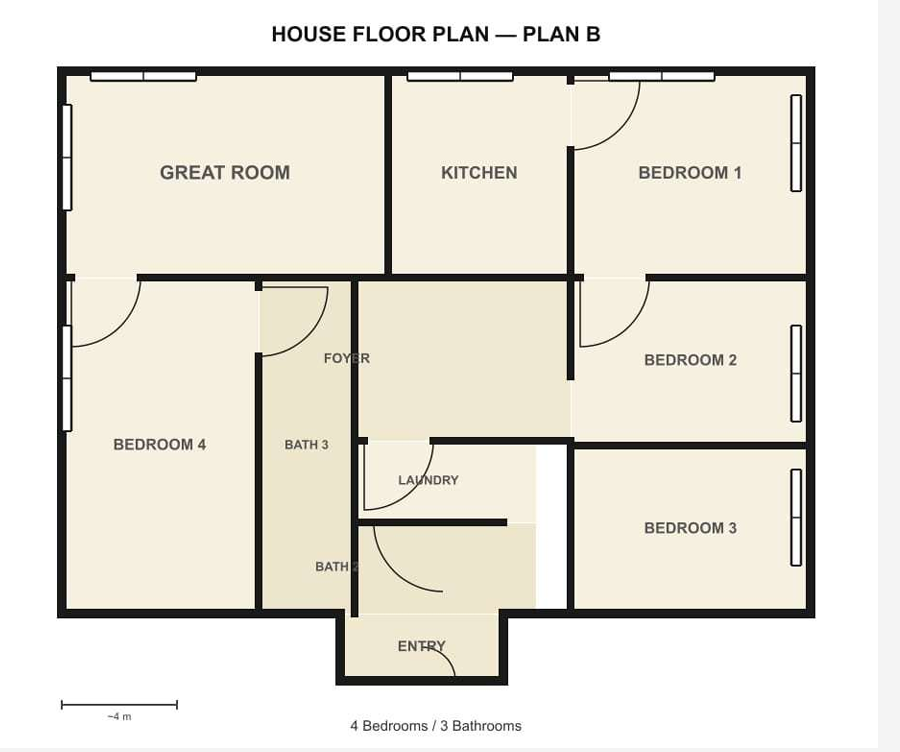
#> input picture floorTo3dVer2/floorTo3d/plan_b.png, 900 x 752 px
$ python -i Feature_Extractor.py   (imports and definitions only)
#> lines starting #> are read from the running program, lines starting #| are printed output that depends on the picture; after the words box and inside, x2 and y2 are one past the last pixel; in counts of white or black regions, pixels touching at a corner belong together
#Extracts walls, rooms, and openings from floor plan images using OpenCV.
#Generates raw data for graph construction and visualization.
# Focuses on robust feature detection while minimizing noise from text and scale bars.


import cv2
import numpy as np

def extract_features(image_path):
#> called with image_path = 'plan_b.png'
    src = cv2.imread(image_path)
#> src is the input picture: shape (752, 900, 3); mean B, G, R 217.7, 227.5, 230.8
    gray = cv2.cvtColor(src, cv2.COLOR_BGR2GRAY)
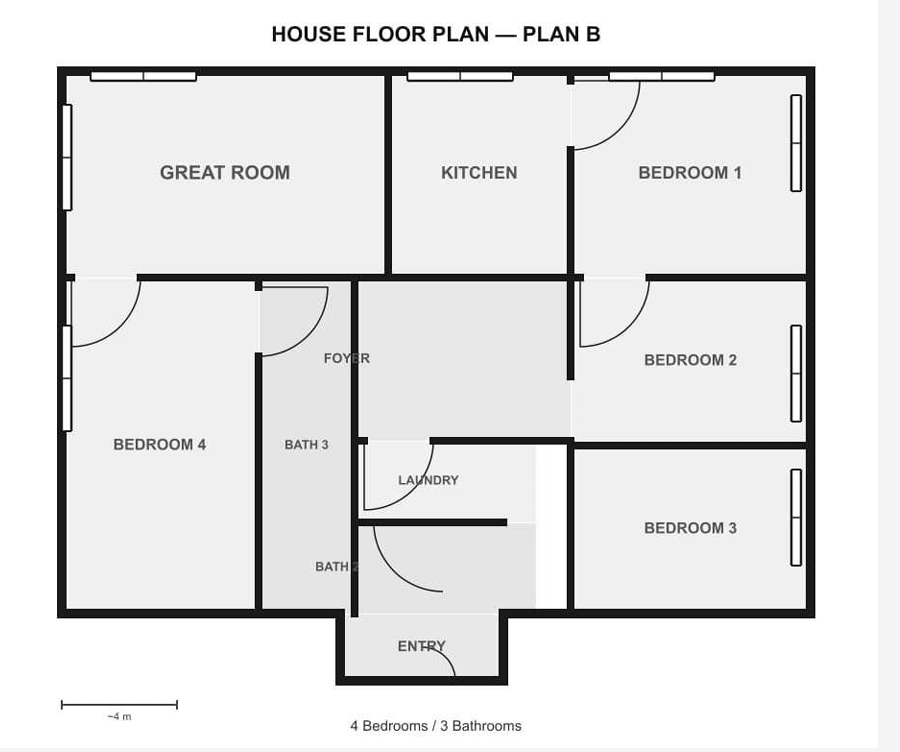
#> gray: shape (752, 900); min 0, max 255, mean 227.3

    # 1. Threshold to isolate black ink
    _, thresh = cv2.threshold(gray, 200, 255, cv2.THRESH_BINARY_INV)
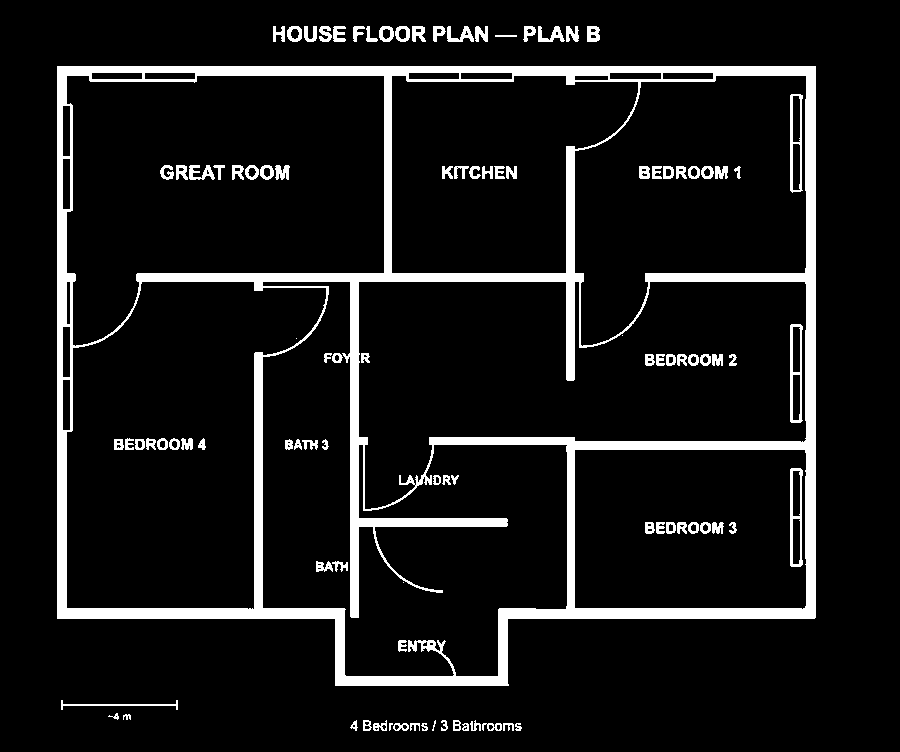
#> thresh: shape (752, 900); 9.1% white; 102 white regions (5 under 20 px), largest, box (x1, y1, x2, y2) and area: (57, 66, 816, 686) 51286, (790, 468, 803, 567) 574, (790, 324, 803, 423) 566

    # 2. Noise removal (preserve long lines, erase text/scale bar)
    kernel = np.ones((3,3), np.uint8)  # smaller kernel to keep thin walls
    clean_walls = cv2.morphologyEx(thresh, cv2.MORPH_OPEN, kernel, iterations=1)
#> clean_walls: shape (752, 900); 8.4% white; 134 white regions (39 under 20 px), largest, box (x1, y1, x2, y2) and area: (57, 66, 816, 686) 48770, (790, 468, 803, 567) 409, (790, 324, 803, 423) 401

    # 3. Bridge gaps (connect walls across doorways)
    bridge_kernel = np.ones((3,3), np.uint8)  # smaller closing kernel
    connected_structure = cv2.morphologyEx(clean_walls, cv2.MORPH_CLOSE, bridge_kernel)
#> connected_structure: shape (752, 900); 8.6% white; 63 white regions (18 under 20 px), largest, box (x1, y1, x2, y2) and area: (57, 66, 816, 686) 48920, (639, 166, 728, 179) 790, (273, 26, 345, 42) 753

    # ---------------- WALL DETECTION ----------------
    wall_rects = []

    # Split into horizontal and vertical components
    horiz_kernel = np.ones((1, 25), np.uint8)
    horiz_walls = cv2.morphologyEx(connected_structure, cv2.MORPH_OPEN, horiz_kernel)
#> horiz_walls: shape (752, 900); 3.9% white; 15 white regions, largest, box (x1, y1, x2, y2) and area: (57, 66, 816, 76) 6663, (136, 273, 584, 282) 4030, (498, 608, 816, 619) 3466

    vert_kernel = np.ones((25, 1), np.uint8)
    vert_walls = cv2.morphologyEx(connected_structure, cv2.MORPH_OPEN, vert_kernel)
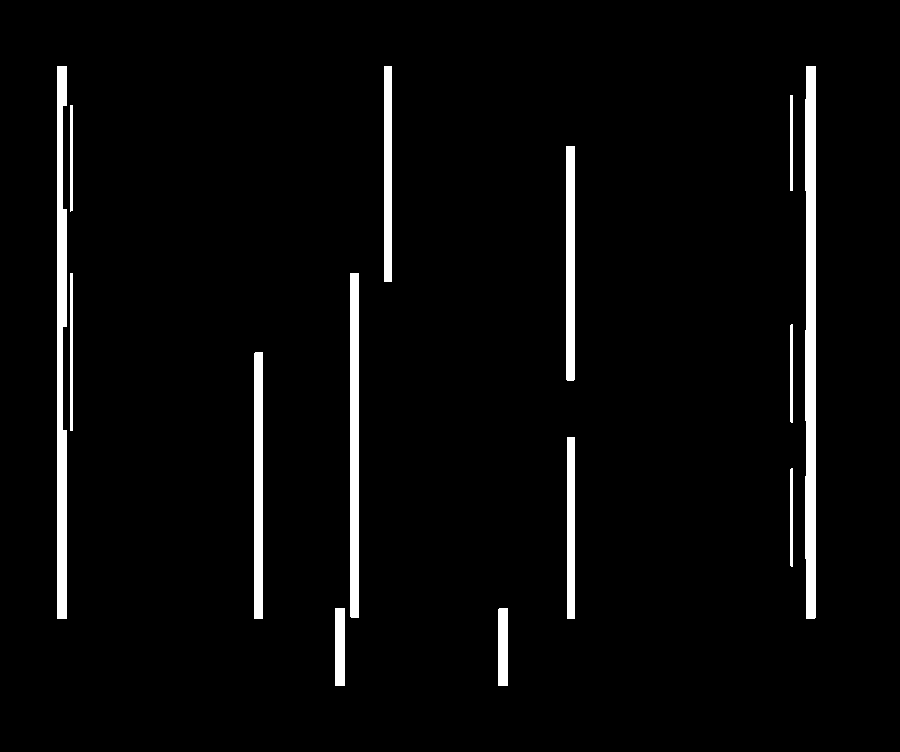
#> vert_walls: shape (752, 900); 3.6% white; 14 white regions

    # Find contours for horizontal and vertical walls individually
    horiz_cnts, _ = cv2.findContours(horiz_walls, cv2.RETR_EXTERNAL, cv2.CHAIN_APPROX_SIMPLE)
#> horiz_cnts = 15 contours, 1 with area under 20; largest, box (x1, y1, x2, y2) and area: (57, 66, 816, 76) 5889, (136, 273, 584, 282) 3575, (498, 608, 816, 619) 3139, (429, 437, 816, 450) 2970, (57, 608, 345, 619) 2864
    vert_cnts, _ = cv2.findContours(vert_walls, cv2.RETR_EXTERNAL, cv2.CHAIN_APPROX_SIMPLE)
#> vert_cnts = 14 contours; largest, box (x1, y1, x2, y2) and area: (805, 66, 816, 619) 5234, (57, 66, 67, 619) 4138, (350, 273, 359, 618) 2752, (254, 352, 263, 619) 2128, (566, 146, 575, 381) 1871

    for cnt in horiz_cnts:
        if cv2.contourArea(cnt) > 30:  # lowered threshold to catch thin walls
            rect = cv2.minAreaRect(cnt)
            box = cv2.boxPoints(rect)
            wall_rects.append(np.array(box, dtype=int).tolist())
#> this loop made 15 passes
#> (cnt, rect, box) on passes 1, 7, 9: ([[335, 676], [335, 685], [507, 685], [507, 676]], ((421, 680.5), (9, 172), -90), [[507, 685], [335, 685], [335, 676], [507, 676]]), ([[645, 273], [645, 281], [815, 281], [815, 273]], ((730, 277), (8, 170), -90), [[815, 281], [645, 281], [645, 273], [815, 273]]), ([[639, 176], [639, 177], [672, 177], [672, 176]], ((655.5, 176.5), (1, 33), -90), [[672, 177], [639, 177], [639, 176], [672, 176]])
#> (rect, box) on passes 2, 3, 4, 5, 6, 8: (((416.5, 641.5), (1, 37), -90), [[435, 642], [398, 642], [398, 641], [435, 641]]), (((656.5, 613), (10, 317), -90), [[815, 618], [498, 618], [498, 608], [815, 608]]), (((200.5, 613), (10, 287), -90), [[344, 618], [57, 618], [57, 608], [344, 608]]), (((428.5, 522), (8, 157), -90), [[507, 526], [350, 526], [350, 518], [507, 518]]), (((622, 443), (12, 386), -90), [[815, 449], [429, 449], [429, 437], [815, 437]]), (((359.5, 277), (8, 447), -90), [[583, 281], [136, 281], [136, 273], [583, 273]])
#> after the loop, wall_rects = 13 items

    for cnt in vert_cnts:
        if cv2.contourArea(cnt) > 30:
            rect = cv2.minAreaRect(cnt)
            box = cv2.boxPoints(rect)
            wall_rects.append(np.array(box, dtype=int).tolist())
#> this loop made 14 passes
#> (cnt, rect, box) on passes 2, 4, 8, 11, 13: ([[335, 608], [335, 685], [344, 685], [344, 608]], ((339.5, 646.5), (77, 9), -90), [[344, 685], [335, 685], [335, 608], [344, 608]]), ([[567, 437], [567, 618], [574, 618], [574, 437]], ((570.5, 527.5), (181, 7), -90), [[574, 618], [567, 618], [567, 437], [574, 437]]), ([[70, 273], [70, 430], [72, 430], [72, 273]], ((71, 351.5), (157, 2), -90), [[72, 430], [70, 430], [70, 273], [72, 273]]), ([[790, 95], [790, 190], [792, 190], [792, 95]], ((791, 142.5), (95, 2), -90), [[792, 190], [790, 190], [790, 95], [792, 95]]), ([[384, 66], [384, 281], [391, 281], [391, 66]], ((387.5, 173.5), (215, 7), -90), [[391, 281], [384, 281], [384, 66], [391, 66]])
#> (rect, box) on passes 1, 3, 5, 6, 7, 9: (((502.5, 646.5), (77, 9), -90), [[507, 685], [498, 685], [498, 608], [507, 608]]), (((791, 517), (98, 2), -90), [[792, 566], [790, 566], [790, 468], [792, 468]]), (((258, 485), (266, 8), -90), [[262, 618], [254, 618], [254, 352], [262, 352]]), (((791, 373), (98, 2), -90), [[792, 422], [790, 422], [790, 324], [792, 324]]), (((354, 445), (344, 8), -90), [[358, 617], [350, 617], [350, 273], [358, 273]]), (((570, 263), (234, 8), -90), [[574, 380], [566, 380], [566, 146], [574, 146]])
#> after the loop, wall_rects = 27 items

    # ---------------- ROOM DETECTION ----------------
    rooms = []
    contours, hierarchy = cv2.findContours(connected_structure, cv2.RETR_TREE, cv2.CHAIN_APPROX_SIMPLE)
#> contours = 95 contours, 35 with area under 20; largest, box (x1, y1, x2, y2) and area: (57, 66, 816, 686) 429940, (62, 72, 807, 677) 348562, (574, 449, 807, 609) 36797, (639, 166, 728, 179) 797, (273, 26, 345, 42) 714
    for cnt in contours:
        if cv2.contourArea(cnt) > 800:  # lowered threshold to capture smaller rooms
            approx = cv2.approxPolyDP(cnt, 0.02*cv2.arcLength(cnt, True), True)
            rooms.append(np.squeeze(approx).tolist())
#> this loop made 95 passes
#> approx on pass 5: [[574, 450], [804, 449], [805, 607], [575, 608]]
#> cnt on passes 1, 2, 6, 7, 22, 23: [[399, 725], [399, 727], [402, 727], [402, 725]], [[474, 723], [474, 725], [476, 725], [476, 723]], [[731, 531], [731, 533], [733, 533], [733, 531]], [[733, 523], [733, 526], [735, 526], [735, 523]], [[373, 531], [373, 533], [375, 533], [375, 531]], [[446, 479], [446, 481], [448, 481], [448, 479]]
#> after the loop, rooms = 3 items

    # ---------------- OPENING DETECTION ----------------
    openings = []
    lines = cv2.HoughLinesP(connected_structure, 1, np.pi/180,
                             threshold=100, minLineLength=50, maxLineGap=3)
#> lines = 161 rows, first 6: [57, 69, 815, 69], [57, 68, 815, 68], [57, 71, 815, 71], [57, 70, 815, 70], [57, 66, 815, 66], [57, 72, 815, 72]
    if lines is not None:
        for line in lines:
            x1, y1, x2, y2 = line[0]
            length = np.sqrt((x2-x1)**2 + (y2-y1)**2)
            # Heuristic: short line segments inside walls = doors/windows
            if 40 < length < 120:  # tightened range
                openings.append([(int(x1), int(y1)), (int(x2), int(y2))])
#> this loop made 161 passes
#> (x1, y1, x2, y2, length) on passes 1 to 3: (57, 69, 815, 69, 758), (57, 68, 815, 68, 758), (57, 71, 815, 71, 758)
#> after the loop, openings = 47 items

    # ---------------- DEBUG VISUALIZATION ----------------
    debug = src.copy()
    for wall in wall_rects:
        cv2.drawContours(debug, [np.array(wall)], -1, (0,0,255), 2)  # walls in red
#> this loop made 27 passes
#> wall on passes 1 to 12: [[507, 685], [335, 685], [335, 676], [507, 676]], [[435, 642], [398, 642], [398, 641], [435, 641]], [[815, 618], [498, 618], [498, 608], [815, 608]], [[344, 618], [57, 618], [57, 608], [344, 608]], [[507, 526], [350, 526], [350, 518], [507, 518]], [[815, 449], [429, 449], [429, 437], [815, 437]], [[815, 281], [645, 281], [645, 273], [815, 273]], [[583, 281], [136, 281], [136, 273], [583, 273]], [[672, 177], [639, 177], [639, 176], [672, 176]], [[715, 81], [608, 81], [608, 79], [715, 79]], [[513, 81], [406, 81], [406, 79], [513, 79]], [[196, 81], [89, 81], [89, 79], [196, 79]]
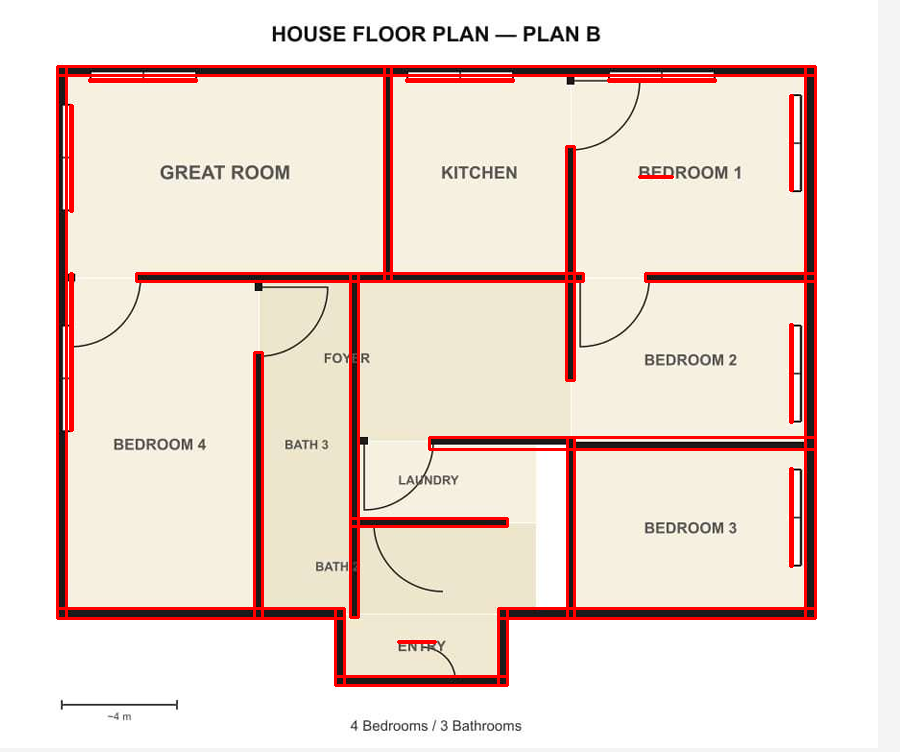
#> debug: shape (752, 900, 3); 5.27% of pixels changed, all inside (x1, y1, x2, y2) = (56, 65, 817, 687)
    for room in rooms:
        cv2.polylines(debug, [np.array(room, dtype=np.int32)], True, (0,255,0), 2)  # rooms in green
#> this loop made 3 passes
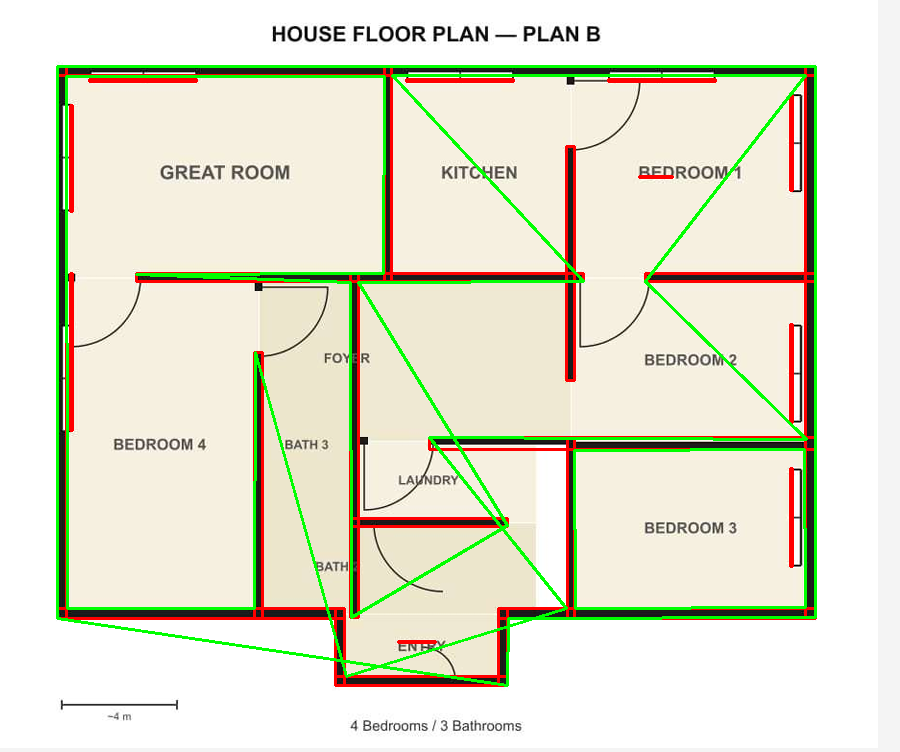
#> debug: shape (752, 900, 3); 3.89% of pixels changed, all inside (x1, y1, x2, y2) = (56, 65, 817, 687)
    for opening in openings:
        cv2.line(debug, opening[0], opening[1], (255,0,0), 2)  # openings in blue
#> this loop made 47 passes
#> opening on passes 1 to 12: [(512, 75), (609, 75)], [(567, 380), (567, 282)], [(90, 81), (196, 81)], [(89, 80), (196, 80)], [(573, 380), (573, 282)], [(608, 79), (715, 79)], [(66, 326), (66, 209)], [(792, 566), (792, 468)], [(807, 381), (807, 331)], [(790, 565), (790, 469)], [(791, 566), (791, 468)], [(70, 211), (70, 105)]
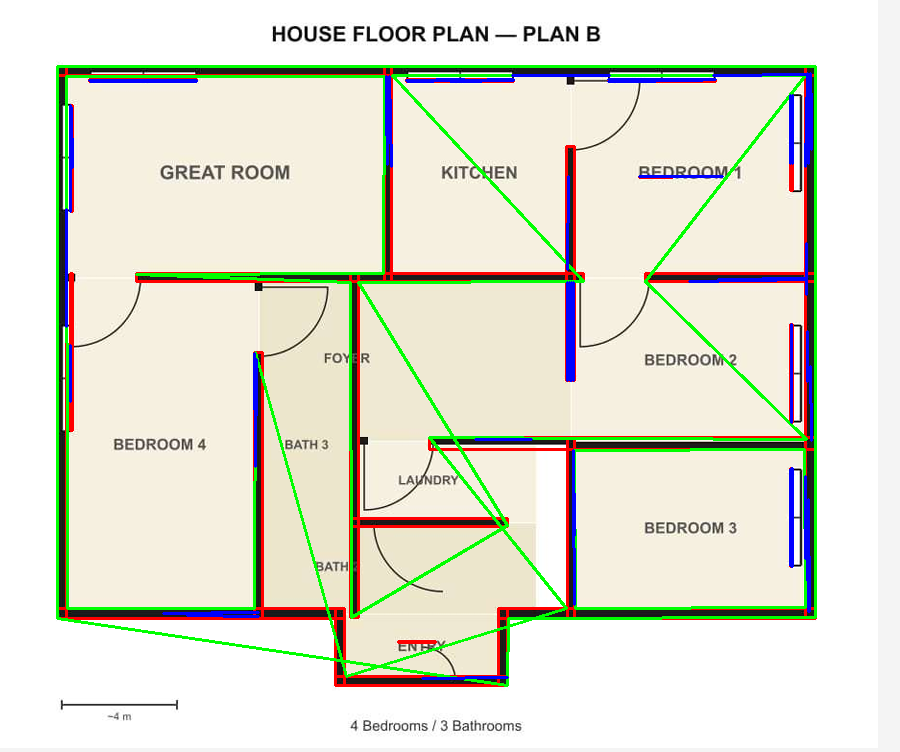
#> debug: shape (752, 900, 3); 1.51% of pixels changed, all inside (x1, y1, x2, y2) = (65, 72, 813, 680)

    cv2.imshow("Debug Features", debug)
    cv2.waitKey(0)
    cv2.destroyAllWindows()

    return {
        "walls": wall_rects,
        "rooms": rooms,
        "openings": openings
    }

>>> result = extract_features('plan_b.png')
#> result = 3 items
